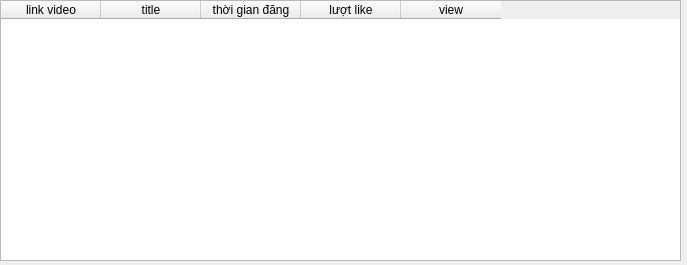
<?xml version="1.0" encoding="UTF-8"?>
<ui version="4.0">
 <class>Dialog</class>
 <widget class="QDialog" name="Dialog">
  <property name="geometry">
   <rect>
    <x>0</x>
    <y>0</y>
    <width>687</width>
    <height>265</height>
   </rect>
  </property>
  <property name="windowTitle">
   <string>Dialog</string>
  </property>
  <widget class="QTableWidget" name="tableWidget">
   <property name="geometry">
    <rect>
     <x>0</x>
     <y>0</y>
     <width>681</width>
     <height>261</height>
    </rect>
   </property>
   <column>
    <property name="text">
     <string>link video</string>
    </property>
   </column>
   <column>
    <property name="text">
     <string>title</string>
    </property>
   </column>
   <column>
    <property name="text">
     <string>thời gian đăng</string>
    </property>
   </column>
   <column>
    <property name="text">
     <string>lượt like</string>
    </property>
   </column>
   <column>
    <property name="text">
     <string>view</string>
    </property>
   </column>
  </widget>
 </widget>
 <resources/>
 <connections/>
</ui>
